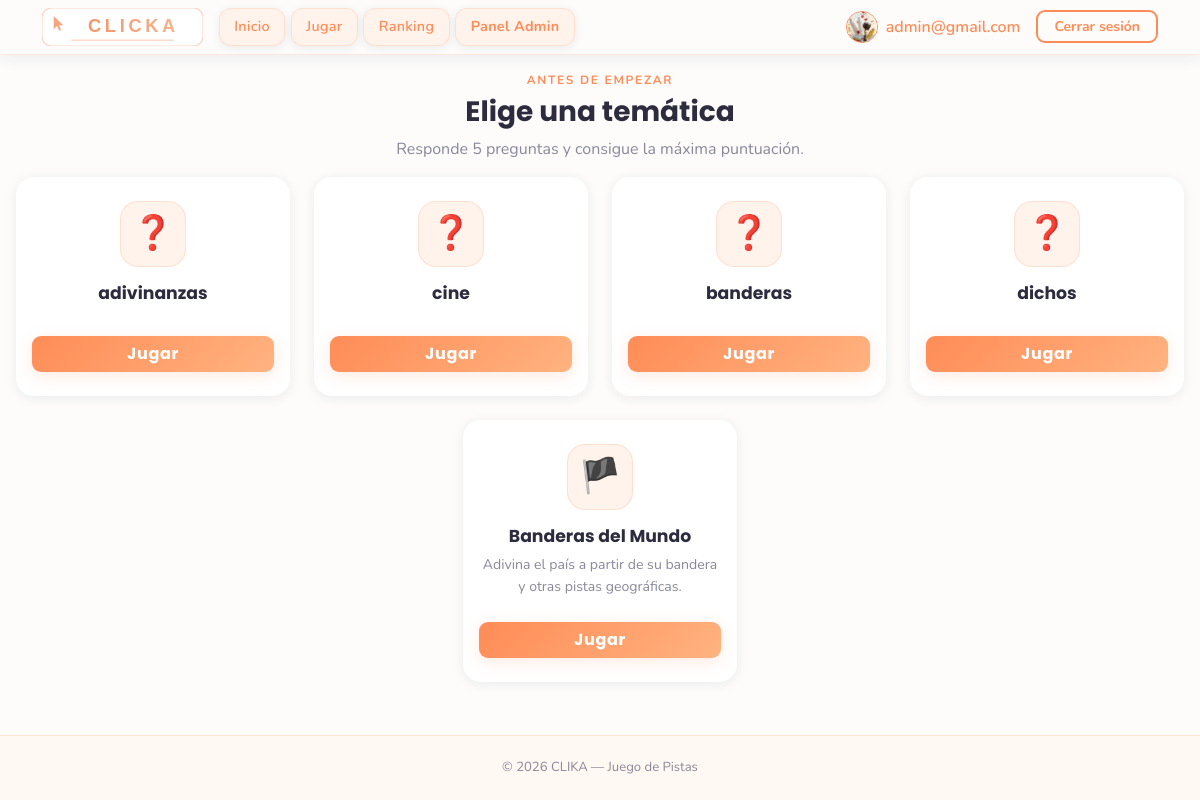
The page /pages/jugar.php (signed in) on the database as committed earlier.
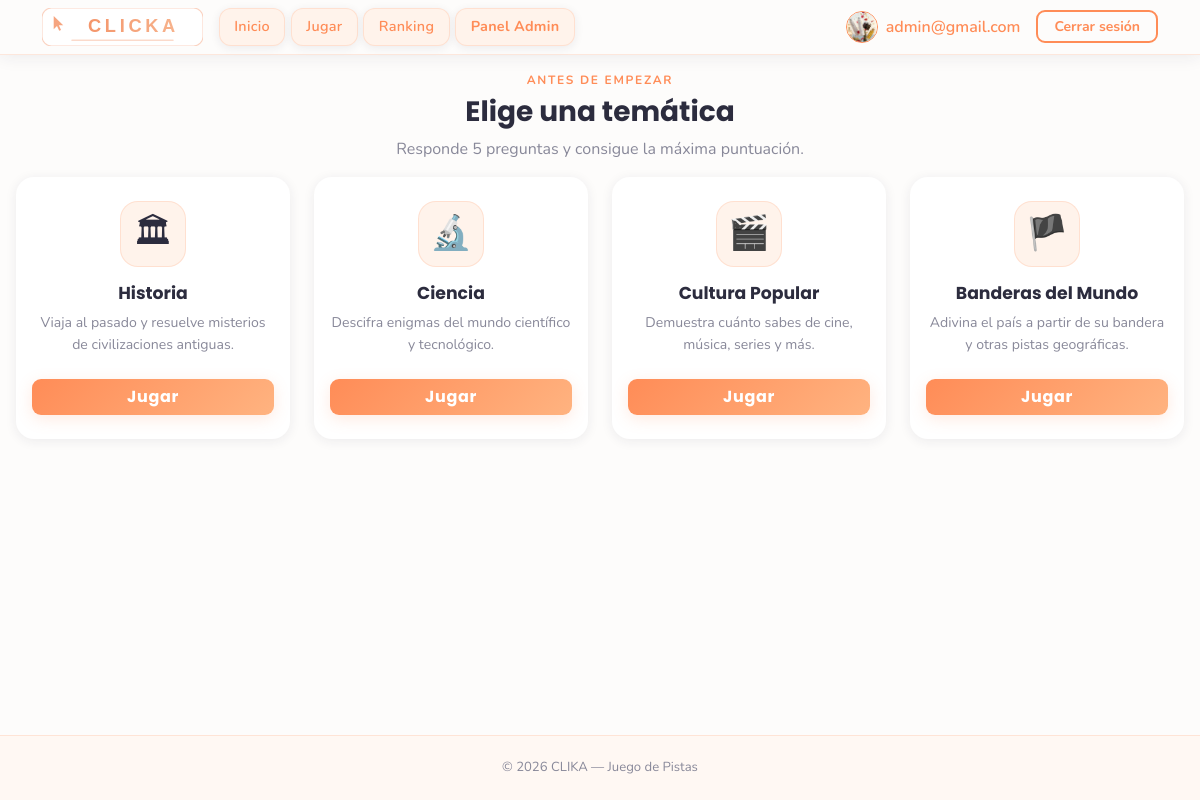
The same page on the database as committed later.
### tables this page shows
CREATE TABLE temas (
    id INTEGER PRIMARY KEY AUTOINCREMENT,
    nombre TEXT NOT NULL UNIQUE,
    created_at TEXT NOT NULL DEFAULT CURRENT_TIMESTAMP
);

### pages/jugar.php (called while the page is built)
<?php
require __DIR__ . '/play.php';

### pages/play.php (the view, shortened to what this page needs)
<?php
$temaMeta = [
    'historia' => ['icono' => '&#127963;', 'descripcion' => 'Viaja al pasado y resuelve misterios de civilizaciones antiguas.'],
    'ciencia'  => ['icono' => '&#128300;', 'descripcion' => 'Descifra enigmas del mundo científico y tecnológico.'],
    'cultura'  => ['icono' => '&#127916;', 'descripcion' => 'Demuestra cuánto sabes de cine, música, series y más.'],
];
$temas  = [];
$dbPath = dirname(__DIR__) . '/database/clicka.db';
if (is_file($dbPath)) {
    try {
        $db     = new SQLite3($dbPath);
        $result = $db->query('SELECT id, nombre FROM temas ORDER BY id');
        while ($row = $result->fetchArray(SQLITE3_ASSOC)) {
            $slug = strtolower(str_replace(['á','é','í','ó','ú','ü','ñ'], ['a','e','i','o','u','u','n'],
                mb_strtolower($row['nombre'], 'UTF-8')));
            $slug = strtok($slug, ' ');
            $row['slug']       = $slug;
            $row['icono']      = $temaMeta[$slug]['icono']      ?? '&#10067;';
            $row['descripcion']= $temaMeta[$slug]['descripcion'] ?? '';
            $temas[] = $row;
        }
    } catch (Throwable) {
    }
}
$temaPreseleccionat = null;
$autoInicia = $temaPreseleccionat !== null;
?>
<!DOCTYPE html>
<html lang="es">
<head>
  <?php include '../includes/head.php'; ?>
</head>
<body>
  <?php include '../includes/menu.php'; ?>
  <main class="container-fluid game-layout py-3">
    <section id="tema-selector" <?php if ($autoInicia) echo 'hidden'; ?>>
      <div class="text-center mb-3">
        <p class="section-eyebrow">Antes de empezar</p>
        <h1 class="h3 fw-bold" style="color:var(--clika-text)">Elige una temática</h1>
        <p class="text-muted">Responde 5 preguntas y consigue la máxima puntuación.</p>
      </div>
      <div class="row g-4 justify-content-center">
        <?php foreach ($temas as $tema): ?>
        <div class="col-10 col-sm-6 col-lg-3">
          <article class="card tema-card h-100 border-0">
            <div class="card-body d-flex flex-column align-items-center text-center py-4 px-3">
              <div class="tema-icon-wrap">
                <span class="tema-icon" aria-hidden="true"><?php echo $tema['icono']; ?></span>
              </div>
              <h3 class="card-title mb-2">
                <?php echo htmlspecialchars($tema['nombre']); ?>
              </h3>
              <p class="card-text flex-grow-1 mb-4">
                <?php echo htmlspecialchars($tema['descripcion']); ?>
              </p>
              <button
                type="button"
                class="btn btn-primary w-100 btn-jugar-modal"
                data-dest="<?php echo BASE_URL; ?>/pages/play.php?tema=<?php echo urlencode($tema['slug']); ?>"
                data-banderas="0"
                data-bs-toggle="modal"
                data-bs-target="#modal-instruccions">
                Jugar
              </button>
            </div>
          </article>
        </div>
        <?php endforeach; ?>
        <div class="col-10 col-sm-6 col-lg-3">
          <article class="card tema-card h-100 border-0">
            <div class="card-body d-flex flex-column align-items-center text-center py-4 px-3">
              <div class="tema-icon-wrap">
                <span class="tema-icon" aria-hidden="true">&#127988;</span>
              </div>
              <h3 class="card-title mb-2">Banderas del Mundo</h3>
              <p class="card-text flex-grow-1 mb-4">
                Adivina el país a partir de su bandera y otras pistas geográficas.
              </p>
              <button
                type="button"
                class="btn btn-primary w-100 btn-jugar-modal"
                data-dest="<?php echo BASE_URL; ?>/pages/banderes.php"
                data-banderas="1"
                data-bs-toggle="modal"
                data-bs-target="#modal-instruccions">
                Jugar
              </button>
            </div>
          </article>
        </div>
      </div>
    </section>
  </main>
  <?php include '../includes/foot.php'; ?>

Rows that differ between the two databases and show on the page:
removed temas: icono "❓", nombre "banderas"
changed temas: icono "❓" → "🏛"; nombre "adivinanzas" → "Historia"; descripcion (not shown) → "Viaja al pasado y resuelve misterios de civilizaciones antiguas."
changed temas: icono "❓" → "🔬"; nombre "cine" → "Ciencia"; descripcion (not shown) → "Descifra enigmas del mundo científico y tecnológico."
changed temas: icono "❓" → "🎬"; nombre "dichos" → "Cultura Popular"; descripcion (not shown) → "Demuestra cuánto sabes de cine, música, series y más."
